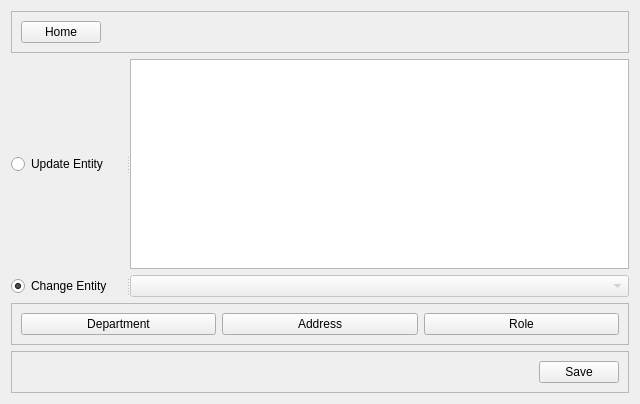
<?xml version="1.0" encoding="UTF-8"?>
<ui version="4.0">
 <class>viewForm</class>
 <widget class="QWidget" name="viewForm">
  <property name="geometry">
   <rect>
    <x>0</x>
    <y>0</y>
    <width>640</width>
    <height>404</height>
   </rect>
  </property>
  <property name="windowTitle">
   <string>Form</string>
  </property>
  <layout class="QGridLayout" name="gridLayout">
   <item row="0" column="0">
    <widget class="QFrame" name="frame_2">
     <property name="maximumSize">
      <size>
       <width>16777215</width>
       <height>55</height>
      </size>
     </property>
     <property name="frameShape">
      <enum>QFrame::StyledPanel</enum>
     </property>
     <property name="frameShadow">
      <enum>QFrame::Raised</enum>
     </property>
     <layout class="QGridLayout" name="gridLayout_3">
      <item row="0" column="0">
       <widget class="QPushButton" name="home">
        <property name="text">
         <string>Home</string>
        </property>
       </widget>
      </item>
      <item row="0" column="1">
       <spacer name="horizontalSpacer_2">
        <property name="orientation">
         <enum>Qt::Horizontal</enum>
        </property>
        <property name="sizeHint" stdset="0">
         <size>
          <width>768</width>
          <height>20</height>
         </size>
        </property>
       </spacer>
      </item>
     </layout>
    </widget>
   </item>
   <item row="1" column="0">
    <widget class="QSplitter" name="splitter_2">
     <property name="sizePolicy">
      <sizepolicy hsizetype="Expanding" vsizetype="Expanding">
       <horstretch>0</horstretch>
       <verstretch>0</verstretch>
      </sizepolicy>
     </property>
     <property name="orientation">
      <enum>Qt::Horizontal</enum>
     </property>
     <widget class="QRadioButton" name="updateModel">
      <property name="maximumSize">
       <size>
        <width>115</width>
        <height>16777215</height>
       </size>
      </property>
      <property name="text">
       <string>Update Entity</string>
      </property>
      <property name="checked">
       <bool>false</bool>
      </property>
      <attribute name="buttonGroup">
       <string notr="true">entityState</string>
      </attribute>
     </widget>
     <widget class="QTableView" name="userView"/>
    </widget>
   </item>
   <item row="2" column="0">
    <widget class="QSplitter" name="splitter">
     <property name="orientation">
      <enum>Qt::Horizontal</enum>
     </property>
     <widget class="QRadioButton" name="changeModel">
      <property name="sizePolicy">
       <sizepolicy hsizetype="Minimum" vsizetype="MinimumExpanding">
        <horstretch>0</horstretch>
        <verstretch>0</verstretch>
       </sizepolicy>
      </property>
      <property name="maximumSize">
       <size>
        <width>115</width>
        <height>16777215</height>
       </size>
      </property>
      <property name="text">
       <string>Change Entity</string>
      </property>
      <property name="checked">
       <bool>true</bool>
      </property>
      <attribute name="buttonGroup">
       <string notr="true">entityState</string>
      </attribute>
     </widget>
     <widget class="QComboBox" name="changeData">
      <property name="enabled">
       <bool>false</bool>
      </property>
      <property name="sizePolicy">
       <sizepolicy hsizetype="Preferred" vsizetype="MinimumExpanding">
        <horstretch>0</horstretch>
        <verstretch>0</verstretch>
       </sizepolicy>
      </property>
     </widget>
    </widget>
   </item>
   <item row="3" column="0">
    <widget class="QFrame" name="frame_3">
     <property name="frameShape">
      <enum>QFrame::StyledPanel</enum>
     </property>
     <property name="frameShadow">
      <enum>QFrame::Raised</enum>
     </property>
     <layout class="QGridLayout" name="gridLayout_2">
      <item row="0" column="0">
       <widget class="QPushButton" name="department">
        <property name="text">
         <string>Department</string>
        </property>
       </widget>
      </item>
      <item row="0" column="1">
       <widget class="QPushButton" name="address">
        <property name="text">
         <string>Address</string>
        </property>
       </widget>
      </item>
      <item row="0" column="2">
       <widget class="QPushButton" name="role">
        <property name="text">
         <string>Role</string>
        </property>
       </widget>
      </item>
     </layout>
    </widget>
   </item>
   <item row="4" column="0">
    <widget class="QFrame" name="frame">
     <property name="maximumSize">
      <size>
       <width>16777215</width>
       <height>55</height>
      </size>
     </property>
     <property name="frameShape">
      <enum>QFrame::StyledPanel</enum>
     </property>
     <property name="frameShadow">
      <enum>QFrame::Raised</enum>
     </property>
     <layout class="QGridLayout" name="gridLayout_4">
      <item row="0" column="1">
       <widget class="QPushButton" name="save">
        <property name="text">
         <string>Save</string>
        </property>
       </widget>
      </item>
      <item row="0" column="0">
       <spacer name="horizontalSpacer">
        <property name="orientation">
         <enum>Qt::Horizontal</enum>
        </property>
        <property name="sizeHint" stdset="0">
         <size>
          <width>40</width>
          <height>20</height>
         </size>
        </property>
       </spacer>
      </item>
     </layout>
    </widget>
   </item>
  </layout>
 </widget>
 <resources/>
 <connections/>
 <buttongroups>
  <buttongroup name="entityState"/>
 </buttongroups>
</ui>
